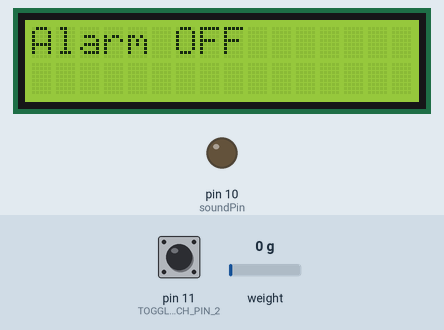
A sketch run on a simulated Arduino Uno, built with avr-gcc and run on an emulated ATmega328P. On the bench: 16×2 character LCD, output pins drawn as LEDs (lit = HIGH). Inputs (shaded band) come from the test bench; at power-on: pin 11 (TOGGLESWITCH_PIN_2) LOW, weight on the scale 0 g. What the sketch prints to the serial monitor is not drawn.

Above: at 2.2 s.
2.3 s: pin 11 (TOGGLESWITCH_PIN_2) pulled HIGH for 0.15 s
At 2.6 s:
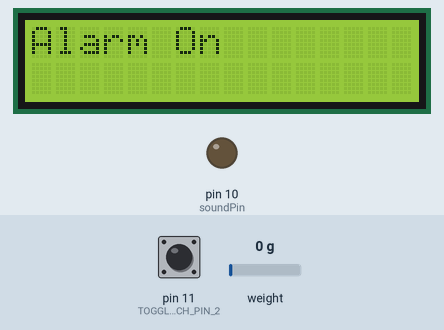
4.2 s: pin 11 (TOGGLESWITCH_PIN_2) pulled HIGH for 3.2 s
Timing chart, 0 to 7.2 s (numbered marks = the images above; inputs shaded):
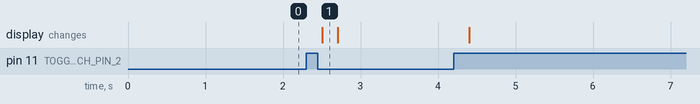

Measured:
- after the input at 2.3 s, the display: changes after 0.20 s (image 1)

The sketch:

sketch_im.ino
```cpp
// Include Libraries
#include "Arduino.h"
#include "LiquidCrystal.h"
#include "HX711.h"
#include "Button.h"


// Pin Definitions
#define LCD_PIN_RS  7
#define LCD_PIN_E 6
#define LCD_PIN_DB4 2
#define LCD_PIN_DB5 3
#define LCD_PIN_DB6 4
#define LCD_PIN_DB7 5
#define SCALE_PIN_DAT 9
#define SCALE_PIN_CLK 8
#define TOGGLESWITCH_PIN_2  11

byte soundPin = 10;    // connect this to P-E of sound module with some resistor from 300 to 1K


// Global variables and defines

// object initialization
LiquidCrystal lcd(LCD_PIN_RS, LCD_PIN_E, LCD_PIN_DB4, LCD_PIN_DB5, LCD_PIN_DB6, LCD_PIN_DB7);

HX711 scale(SCALE_PIN_DAT, SCALE_PIN_CLK);
#define calibration_factor 2280 //This value is obtained using the SparkFun_HX711_Calibration sketch https://learn.sparkfun.com/tutorials/load-cell-amplifier-hx711-breakout-hookup-guide?_ga=2.77038550.2126325781.1526891300-303225217.1493631967
int weightOnScale;

Button toggleSwitch(TOGGLESWITCH_PIN_2);
bool toggleSwitchVal;

bool alarmActivated = false;


// define vars for testing menu
const int timeout = 10000;       //define timeout of 10 sec
char menuOption = 0;
long time0;

// init strings for alarm
String alarmOff = "Alarm OFF";
String alarmOn = "Alarm On";
String alarmTriggered = "Weight Removed!";


void setup()
{
  Serial.begin(9600);
  while (!Serial) ; // wait for serial port to connect. Needed for native USB
  Serial.println("start");

  // LCD
  lcd.begin(16, 2);
  lcd.setCursor(0, 0);
  lcd.print(alarmOff);

  // scale
  scale.set_scale(calibration_factor);
  scale.tare(); //Assuming there is no weight on the scale at start up, reset the scale to 0

  // button
  toggleSwitch.init();
  toggleSwitchVal = toggleSwitch.read();

  // sound
  pinMode(soundPin, OUTPUT);
  digitalWrite(soundPin, 0);

}


void loop()
{

  bool switchValLoop = toggleSwitch.read();

  if (switchValLoop != toggleSwitchVal && !alarmActivated) {
    weightOnScale = round(scale.get_units());
    lcd.clear();
    lcd.print(alarmOn);
    toggleSwitchVal = switchValLoop;
    alarmActivated = true;
    digitalWrite(soundPin, 0);
  }
  else if (switchValLoop != toggleSwitchVal && alarmActivated) {
    lcd.clear();
    lcd.print(alarmOff);
    toggleSwitchVal = switchValLoop;
    alarmActivated = false;
    digitalWrite(soundPin, 0);
  }

  if (alarmActivated) {
    int weightCheck = round(scale.get_units());
    if (weightCheck < weightOnScale) {
      lcd.clear();
      lcd.print(alarmTriggered);
      digitalWrite(soundPin, 1);
    }
  }
}
```

Button.h
```cpp
#ifndef _BUTTON_H_
#define _BUTTON_H_


//button  class:
class Button {
  public:
    Button(const int pin);
    //initialize button instance
    void init();
    //Read button state - without debounce
    bool read();
    //return True on both button events, Press or Release
    bool onChange();
    //return True only on Press
    bool onPress();
    //return True only on Release
    bool onRelease();


  private:
    const int m_pin;
    bool m_lastButtonState; //state variables
    long m_lastDebounceTime = 0;  // the last time the output pin was toggled
    const int m_debounceDelay = 50;    // the debounce time; increase if the output flickers
    bool m_pressFlag = 0;

};

#endif //_BUTTON_H_
```
